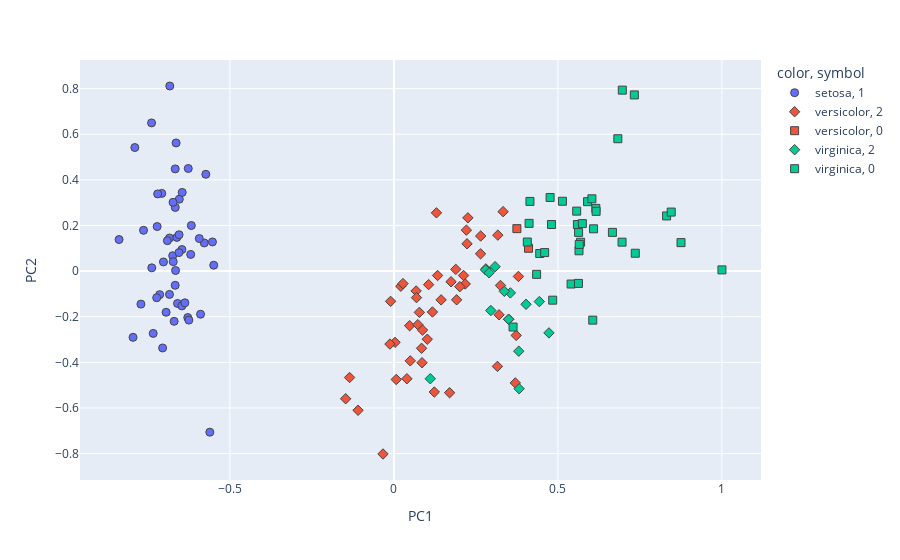

Write notebook code for a chart like this one.
### Markdown cell above
### Compare cluster labels and class labels on the PCA projection
We use markers with colours for the classes (iris species) and shapes for the clusters 

Note that the clustering was not done in the PCA space, it was done in the original 4-dimensional data space. It is usually preferable to cluster data in the original space where clusters may overlap less. 

We see that cluster 1 contains all the setosa flowers and only those. Most versicolors are in cluster 0 and most virginicas are in cluster 2, but there is a little mixing between these clusters. This is unsurprising as we know from the PCA plot (see below) that these two species overlap in the feature space, so they are expected to be difficult to separate with a clustering algorithm.

### Code cell
fig = px.scatter(scores, x='PC1', y='PC2', color=labels, symbol=kmeanslabels)
fig.update_traces(mode='markers', marker_line_width=1, marker_size=8)
fig.show()

### Figure 1 — Plotly figure (JSON) as saved in the notebook; plotly's stock layout.template omitted (floating-point values rounded to 4 significant figures)
{"data": [{"hovertemplate": "color=setosa<br>symbol=1<br>PC1=%{x}<br>PC2=%{y}<extra></extra>", "legendgroup": "setosa, 1", "marker": {"color": "#636efa", "line": {"width": 1}, "size": 8, "symbol": "circle"}, "mode": "markers", "name": "setosa, 1", "orientation": "v", "showlegend": true, "type": "scatter", "x": [-0.6841, -0.6286, -0.7141, -0.6945, -0.7219, -0.6269, -0.7382, -0.6744, -0.7052, -0.6598, -0.6543, -0.7026, -0.6701, -0.7953, -0.6641, -0.6833, -0.6668, -0.6616, -0.5735, -0.7078, -0.5782, -0.6666, -0.838, -0.5493, -0.6727, -0.5896, -0.6196, -0.655, -0.6463, -0.6842, -0.6464, -0.5532, -0.7898, -0.7389, -0.6373, -0.6669, -0.6177, -0.7634, -0.7339, -0.6554, -0.6906, -0.5612, -0.7713, -0.5934, -0.6455, -0.6252, -0.7203, -0.7232, -0.6734, -0.6657], "xaxis": "x", "y": [0.145, -0.2036, -0.1033, -0.1804, 0.1954, 0.4498, 0.01439, 0.0674, -0.3369, -0.1417, 0.3152, 0.0402, -0.2201, -0.2904, 0.5618, 0.8114, 0.4481, 0.1477, 0.4244, 0.3407, 0.1235, 0.2791, 0.1384, 0.02584, 0.04146, -0.189, 0.07315, 0.1592, 0.09461, -0.102, -0.1524, 0.128, 0.5418, 0.6496, -0.139, -0.06226, 0.1998, 0.1789, -0.2731, 0.08122, 0.1334, -0.706, -0.1447, 0.1427, 0.345, -0.2148, 0.3384, -0.1167, 0.3014, 0.002784], "yaxis": "y"}, {"hovertemplate": "color=versicolor<br>symbol=2<br>PC1=%{x}<br>PC2=%{y}<extra></extra>", "legendgroup": "versicolor, 2", "marker": {"color": "#EF553B", "line": {"width": 1}, "size": 8, "symbol": "diamond"}, "mode": "markers", "name": "versicolor, 2", "orientation": "v", "showlegend": true, "type": "scatter", "x": [0.3328, 0.2209, 0.1231, 0.3248, 0.1174, 0.2255, -0.1472, 0.2803, 0.003451, -0.03328, 0.1331, 0.1698, 0.2173, -0.01007, 0.2644, 0.1058, 0.04797, 0.37, 0.04981, 0.2228, 0.1439, 0.3728, 0.1912, 0.2122, 0.2641, 0.3795, 0.2008, -0.01216, 0.03951, 0.007084, 0.07296, 0.3205, 0.06765, 0.1296, 0.3168, 0.3155, 0.02102, 0.08562, 0.0843, 0.1887, 0.1016, -0.1094, 0.08717, 0.0276, 0.06878, 0.1741, -0.1352, 0.07755], "xaxis": "x", "y": [0.2607, 0.1796, -0.5299, -0.06295, -0.1792, 0.2335, -0.5595, 0.009734, -0.3123, -0.8017, -0.01912, -0.533, -0.05625, -0.1326, 0.1538, -0.0593, -0.2393, -0.49, -0.3935, 0.1198, -0.1261, -0.2819, -0.1258, -0.01915, 0.07575, -0.02334, -0.06824, -0.3198, -0.4719, -0.475, -0.2348, -0.1915, -0.08692, 0.2554, 0.1577, -0.4177, -0.0663, -0.4015, -0.3383, 0.007528, -0.2985, -0.6099, -0.2585, -0.05473, -0.1163, -0.04678, -0.4663, -0.1809], "yaxis": "y"}, {"hovertemplate": "color=versicolor<br>symbol=0<br>PC1=%{x}<br>PC2=%{y}<extra></extra>", "legendgroup": "versicolor, 0", "marker": {"color": "#EF553B", "line": {"width": 1}, "size": 8, "symbol": "square"}, "mode": "markers", "name": "versicolor, 0", "orientation": "v", "showlegend": true, "type": "scatter", "x": [0.3748, 0.4103], "xaxis": "x", "y": [0.1862, 0.1001], "yaxis": "y"}, {"hovertemplate": "color=virginica<br>symbol=2<br>PC1=%{x}<br>PC2=%{y}<extra></extra>", "legendgroup": "virginica, 2", "marker": {"color": "#00cc96", "line": {"width": 1}, "size": 8, "symbol": "diamond"}, "mode": "markers", "name": "virginica, 2", "orientation": "v", "showlegend": true, "type": "scatter", "x": [0.3497, 0.1109, 0.3806, 0.4433, 0.3817, 0.2954, 0.4027, 0.3549, 0.3084, 0.3365, 0.2793, 0.3497, 0.4726, 0.2902], "xaxis": "x", "y": [-0.2111, -0.4717, -0.3511, -0.1336, -0.5155, -0.1727, -0.1455, -0.09557, 0.01944, -0.08848, 0.005202, -0.2111, -0.2708, -0.007349], "yaxis": "y"}, {"hovertemplate": "color=virginica<br>symbol=0<br>PC1=%{x}<br>PC2=%{y}<extra></extra>", "legendgroup": "virginica, 0", "marker": {"color": "#00cc96", "line": {"width": 1}, "size": 8, "symbol": "square"}, "mode": "markers", "name": "virginica, 0", "orientation": "v", "showlegend": true, "type": "scatter", "x": [0.5572, 0.6661, 0.435, 0.5642, 0.8312, 0.6955, 0.6061, 0.6826, 0.4121, 0.4841, 0.569, 0.4803, 0.4444, 0.7329, 1, 0.6155, 0.8752, 0.5137, 0.5903, 0.5402, 0.5629, 0.7358, 0.6962, 0.5626, 0.3632, 0.8454, 0.4761, 0.4066, 0.5594, 0.6086, 0.5744, 0.6164, 0.6035, 0.565, 0.4595, 0.4147], "xaxis": "x", "y": [0.2629, 0.1698, -0.01419, 0.08912, 0.2418, 0.1269, -0.2149, 0.5802, 0.2092, -0.1274, 0.1266, 0.2043, 0.07721, 0.7722, 0.005371, 0.275, 0.1249, 0.3063, 0.3044, -0.05659, 0.1698, 0.07832, 0.7933, -0.05393, -0.2451, 0.2588, 0.3228, 0.1276, 0.2042, 0.1854, 0.2083, 0.262, 0.3169, 0.1169, 0.08127, 0.3055], "yaxis": "y"}], "layout": {"legend": {"title": {"text": "color, symbol"}, "tracegroupgap": 0}, "margin": {"t": 60}, "xaxis": {"anchor": "y", "domain": [0, 1], "title": {"text": "PC1"}}, "yaxis": {"anchor": "x", "domain": [0, 1], "title": {"text": "PC2"}}}}
